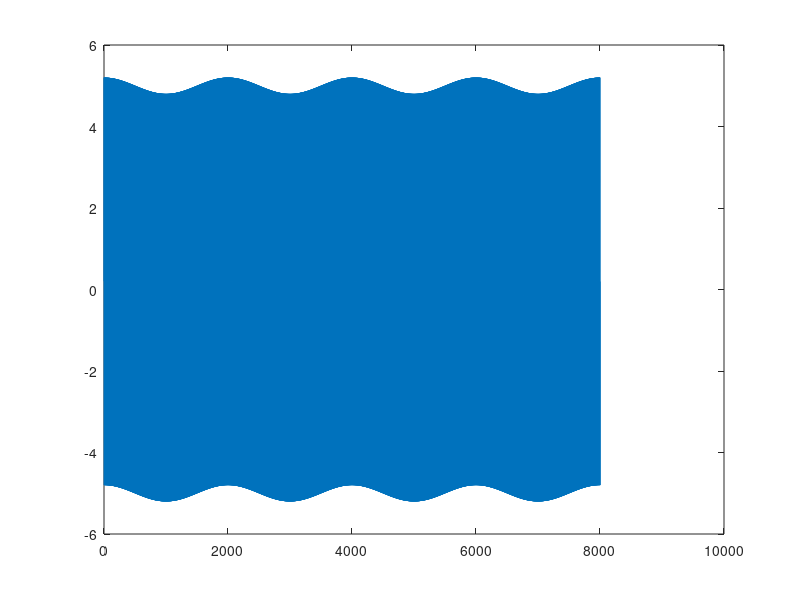

This chart was generated by the following MATLAB code:
clc
clear all

%% Desain Filter FIR
%% Metode Optimal

%% Spesifikasinya
% Tipe Filter = HPF
% Frekuensi sampling (Fs) = 8k Hz
% Frekuensi cut-off (Fc) = 1.5k Hz
% Transition Band = 500 Hz
% Stopband Attenuation = > 40 dB
% Passband ripple = < 0.1 dB
% Orde = 40

%%
F = [0 1000/4000 1500/4000 4000/4000];
A = [0 0 1 1];

w = [1 101];
h = firpm(80,F,A,w)

%%
%%Contoh yang lain
t = (0:1/8000:1); % t dengan frekuensi sampling 8 kilo
x = 0.2*cos(2*pi*4*t) + 5*sin(2*pi*2000*t); %Terdapat 2 frekuensi frekuensi 4Hz dan 2000Hz
plot(x)

%%
%%Coba untuk memfilternya
y = filter(h,1,x); %inputnya x ouputnya y
